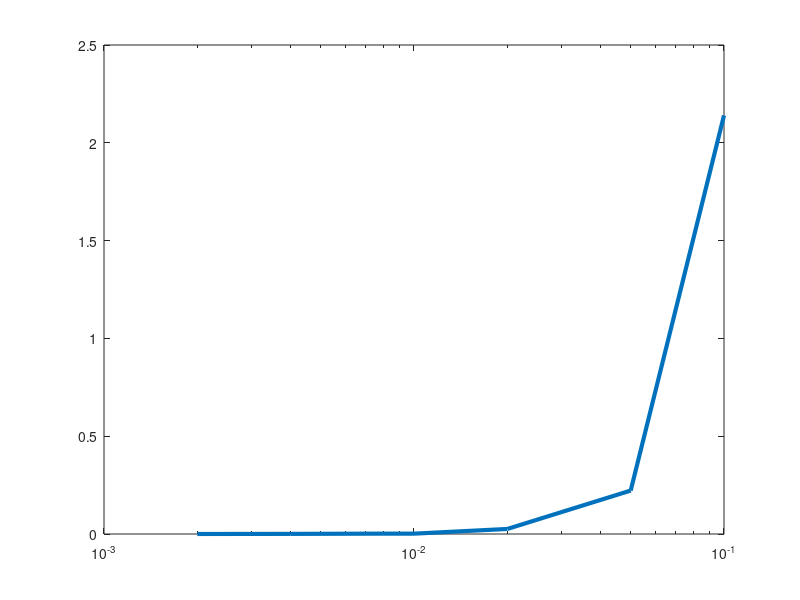

MATLAB code to generate this figure: (Note: this script raises an error after producing the figure.)
clear all; close all; clc;
load('./transfer_euler/T_list_Euler.mat', 'T_list');
load('./transfer_euler/loss_list_Euler.mat', 'loss_list');
T_list_E = T_list;
loss_list_E = loss_list;
load('./transfer_variational/T_list_VI.mat', 'T_list');
load('./transfer_variational/loss_list_VI.mat', 'loss_list');
T_list_V = T_list;
loss_list_V = loss_list;
load('./transfer_pmi/T_list_PMI.mat', 'T_list');
load('./transfer_pmi/loss_list_PMI.mat', 'loss_list');
T_list_P = T_list;
loss_list_P = loss_list;

semilogx(T_list_V,loss_list_V, 'linewidth', 3);
hold on;
semilogx(T_list_E, loss_list_E, 'linewidth', 3);
hold on;
semilogx(T_list_P, loss_list_P, 'linewidth', 3);
legend('variational', 'Euler', 'PMI');
xlabel('time step size, [s]');
ylabel('loss');
hold on;
title('Input transfer in double pendulum problem');
ylim([0, 0.01])
